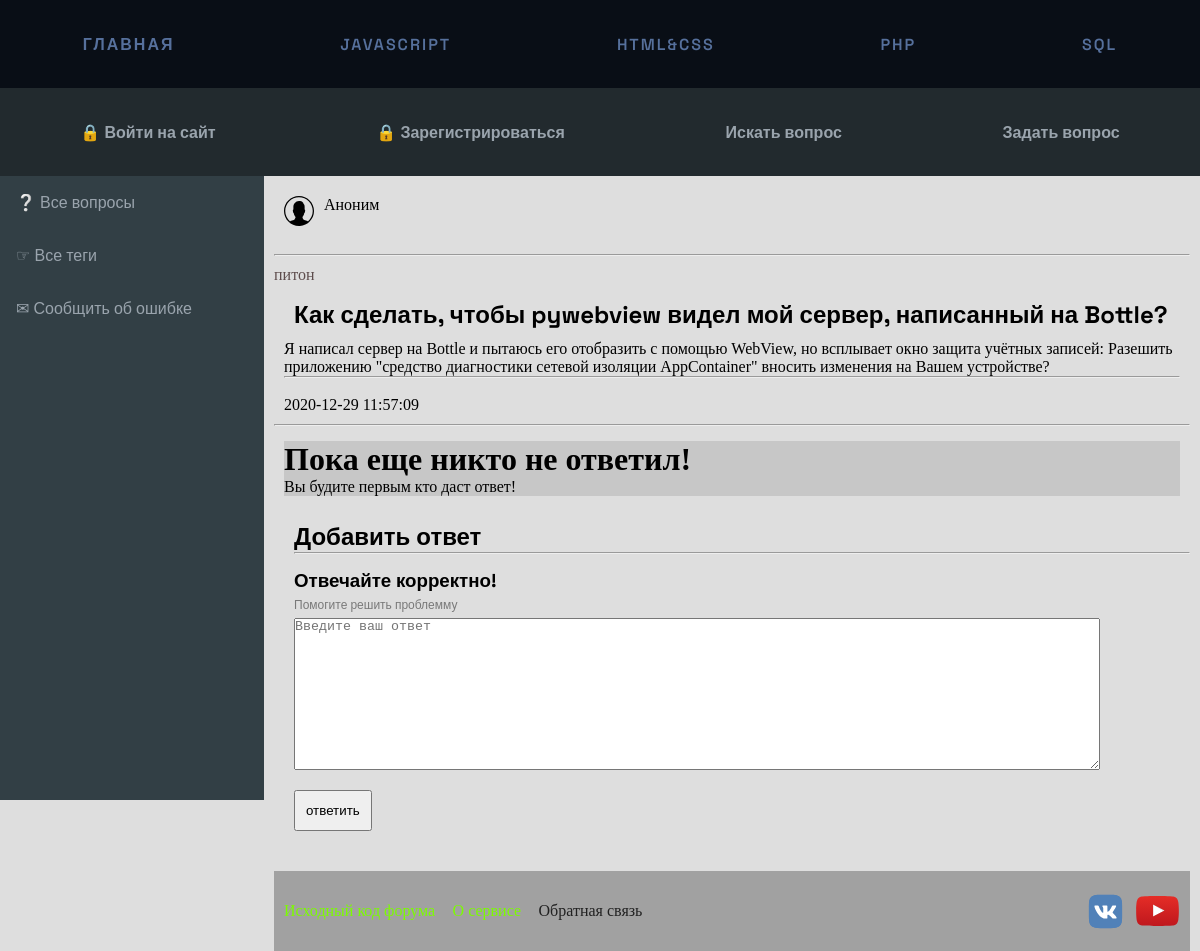
Page /singleQuestion/id?id=21 on the committed database.
### tables this page shows
CREATE TABLE `questions`
(
    `id`             int(11) NOT NULL,
    `user_id`        int(11) NOT NULL,
    `title`          varchar(255) NOT NULL,
    `tags`           text         NOT NULL,
    `body`           text         NOT NULL,
    `date_of_create` datetime     NOT NULL
);

### config/routes.php (called while the page is built)
<?php
return array(
    'securiry/RegUser'=> 'security/RegisterUser',
    'securiry/AuthUser'=> 'security/AuthenticationUser',
    'security/EditProfileFirstName'=> 'editprofile/UpdateUserFirstName',
    'security/EditProfileLastName'=> 'editprofile/UpdateUserLastName',
    'security/EditProfileAbout'=> 'editprofile/UpdateUserAbout',
    'security/EditProfileEmail'=> 'editprofile/UpdateUserEmail',
    'questions/AddNewQuestion'=> 'Questions/AddNewQuestion',
    'questions/AddNewAnswer'=> 'Questions/AddNewAnswer',
    'security/logout'=> 'security/Logout',
    'security/login' => 'security/SignIn',
    'security/reg' => 'security/SignUp',
    'security/profile' => 'security/Profile',
    'security/remind' => 'security/Remind',
    'questions/ask' => 'questions/Ask',
    'singleQuestion/id?' => 'questions/QuestionById',
    'navigation/tags' => 'navigation/Tags',
    'navigation/feedback' => 'navigation/Feedback',
    '' => 'navigation/Main',
);

### components/Renderer.php (called while the page is built, shortened)
<?php
class Renderer
{
    private $templates_dir = 'views';
    private $root_template = '';
    public function setTemplatesDir($dir)
    {
        $dir = ROOT . '/' . $dir;
        if (is_dir($dir)) {
            $this->templates_dir = $dir;
        } else {
            echo 'Templates dir does not exists! Exiting.';
            exit;
        }
    }
    public function loadTemplate($template, $data = array())
    {
        $result = $data;
        include $this->templates_dir . '/' . $template . '.php';
    }
    public function renderTemplate($data = array(), $name = '')
    {
        $rtp = !empty($name) ? $name : $this->root_template;
        $this->loadTemplate($rtp, $data);
    }
}

### components/Controller.php (called while the page is built, shortened)
<?php
class Controller
{
    protected $renderer = null;
    public function __construct($cname)
    {
        $this->renderer = new Renderer();
    }
    public function renderView($data = array(), $name = '')
    {
        $this->renderer->setTemplatesDir('views');
        $this->renderer->renderTemplate($data, $name);
    }
}

### controllers/QuestionsController.php (called while the page is built, shortened)
<?php
class QuestionsController extends Controller
{
    public function actionQuestionById()
    {
        if (isset($_GET['id'])) {
            $select = array(
                'where' => 'id=' . $_GET['id']
            );
            $question = new  Model_Questions($select);
            $getquestion = $question->getOneRow();
            $select = array(
                'where' => 'id =' . $getquestion['user_id']
            );
            $user = new Model_Users($select);
            $usersInfo = $user->getOneRow();
            if ($usersInfo === null) {
                $getquestion['FirstAndLastName'] = 'Аноним';
            }
            else {
                $getquestion['FirstAndLastName'] = $usersInfo['first_name'] . " " . $usersInfo['last_name'];
            }
            $result_answers = array();
            $getquestion['Answers'] = $result_answers;
        }
        $this->renderView($getquestion, 'pages/questions/singleQuestion');
        return $this;
    }
}

### index.php (called while the page is built, shortened)
<?php session_start();
require_once(ROOT . '/components/Router.php');
require_once(ROOT . '/components/Renderer.php');
require_once(ROOT . '/components/Controller.php');
$router = new Router();
$router->run();

### models/Model_Base.php (called while the page is built, shortened)
<?php
abstract class Model_Base
{
    protected $db;
    private $dataResult;
    public function __construct($select = false)
    {
        global $connect;
        $this->db = $connect;
        $modelName = get_class($this);
        $arrExp = explode('_', $modelName);
        $tableName = strtolower($arrExp[1]);
        $this->table = $tableName;
        $sql = $this->_getSelect($select);
        if ($sql) $this->_getResult("SELECT * FROM $this->table" . $sql);
    }
    private function _getSelect($select)
    {
        if (is_array($select)) {
            $allQuery = array_keys($select);
            array_walk($allQuery, function (&$val) {
                $val = strtoupper($val);
            });
            $querySql = "";
            if (in_array("WHERE", $allQuery)) {
                foreach ($select as $key => $val) {
                    if (strtoupper($key) == "WHERE") {
                        $querySql .= " WHERE " . $val;
                    }
                }
            }
            return $querySql;
        }
        return false;
    }
    private function _getResult($sql)
    {
        try {
            $db = $this->db;
            $stmt = $db->query($sql);
            $this->dataResult = $stmt;
        } catch (PDOException $e) {
            echo $e->getMessage();
            exit;
        }
        return $this->dataResult;
    }
}

### views/pages/questions/singleQuestion.php (the view, shortened to what this page needs)
<?php if (!isset($styles)) {
    ob_start(); ?>
    <link rel="stylesheet" href="/php-forum/publicrum/public/css/question__page.css" type="text/css">
    <?php $styles = ob_get_clean();
} ?>
<?php if (!isset($content)) {
    ob_start(); ?>
    <div>
        <? if (!isset($result)) { ?>
            <div class="block">
                <h1>Ошибка!</h1>
            </div>
        <? } else { ?>
            <div class="user-info">
                <div class="mini-icon"></div>
                <div class="user-name"><a href=""><? echo $result['FirstAndLastName'] ?></a></div>
            </div>
            <br>
            <hr>
            <div class="ask-tags">
                <? echo $result['tags'] ?>
            </div>
            <div class="title">
                <h2><? echo $result['title'] ?></h2>
            </div>
            <div class="ask-description">
                <p>
                    <? echo $result['body'] ?>
                </p>
                <hr>
                <br>
                <p><? echo $result['date_of_create'] ?></p>
            </div>
            <hr>
            <div class="comments">
                <? if (!isset($result['Answers'][0]['id'])) { ?>
                    <div class="comment-block">
                        <div class="comment-header">
                            <h1>Пока еще никто не ответил!</h1>
                        </div>
                        <div class="comment-description">
                            Вы будите первым кто даст ответ!
                        </div>
                    </div>
                <? } ?>
            </div>
            <form class="contact_form" id="Form_answer">
                <div class="ask">
                    <div class="title">
                        <h2>Добавить ответ</h2>
                        <hr>
                    </div>
                    <div class="title">
                        <h3>Отвечайте корректно!</h3>
                        <p>Помогите решить проблемму</p>
                        <textarea name="text" id="question_description" cols="130" rows="10" maxlength="600"
                                  placeholder="Введите ваш ответ" required></textarea>
                    </div>
                    <input type="submit" class="btn" value="ответить">
                </div>
            </form>
        <? } ?>
    </div>
    <?php $content = ob_get_clean();
} ?>
<?php require 'views/include/pages_template.php'; ?>

### components/Router.php (shortened to what this page needs)
<?php
class Router
{
    private $routes;
    public function __construct()
    {
        $routesPath = ROOT . '/config/routes.php';
        $this->routes = include($routesPath);
    }
    private function getURI()
    {
        if (!empty($_SERVER['REQUEST_URI'])) {
            return trim($_SERVER['REQUEST_URI'], '/');
        }
    }
    public function run()
    {
        $uri = $this->getURI();
        foreach ($this->routes as $uriPattern => $path) {
            if (preg_match("~$uriPattern~", $uri)) {
                $regiments = explode('/', $path);
                $cname = array_shift($regiments);
                $actionName = 'action' . ucfirst(array_shift($regiments));
                $controllerObject = new $controllerName($cname);
                $result = $controllerObject->$actionName();
                if ($result != null) {
                    break;
                }
            }
        }
    }
}

### views/include/header.php
<div class="header-wrapper">
    <nav class="menu">
        <ul class="menu__list">
            <li>
                <a href="/" class="menu__link">Главная</a>
            </li>
            <li>
                <a href="../../index.php" class="menu__link">Javascript</a>
            </li>
            <li>
                <a href="../../index.php" class="menu__link">HTML&CSS</a>
            </li>
            <li>
                <a href="../../index.php" class="menu__link">PHP</a>
            </li>
            <li>
                <a href="../../index.php" class="menu__link">SQL</a>
            </li>
        </ul>
    </nav>
    <div class="container">
        <? if (!isset($_SESSION['id'])) { ?>
            <div class="sub-menu">
                <a href="/security/login" id="sign-in"> &#128274; Войти на сайт</a>
            </div>
            <div class="sub-menu">
                <a href="/security/reg" id="sign-up"> &#128274; Зарегистрироваться</a>
            </div>
        <? } ?>
        <div class="sub-menu">
            <a href="/questions/find" id="find">Искать вопрос</a>
        </div>
        <div class="sub-menu">
            <a href="/questions/ask" id="answer">Задать вопрос </a>
        </div>
    </div>
</div>

### views/include/sidebar.php (shortened to what this page needs)
<div class="sidebar">
    <a href="/">&#10068; Все вопросы</a>
    <a href="/navigation/tags">&#9758; Все теги</a>
    <a href="/navigation/feedback">&#9993; Сообщить об ошибке</a>
</div>

### views/include/footer.php
<div class="wrapper-footer">
    <div class="footer-links">
        <ul class="links-foo">
            <li>
                <a style="color: lawngreen" target="_blank" href="https://github.com/php1995/php-forum"> Исходный код
                    форума</a>
            </li>
            <li>
                <a style="color: lawngreen" href="https://github.com/php1995/php-forum#readme" target="_blank">О
                    сервисе</a>
            </li>
            <li>
                <a href="/navigation/feedback">Обратная связь</a>
            </li>
        </ul>
    </div>
    <div>
        <div class="footer-icons">
            <div class="icon-vk">
                <a href="https://vk.com/id1" target="_blank"></a>
            </div>
            <div class="icon-youtube">
                <a href="https://youtube.com" target="_blank"></a>
            </div>
        </div>
    </div>
</div>

### public/css/menu_and_content.css (style rules this page uses)
* { margin: 0; padding: 0; box-sizing: border-box; }
body, html { height: 100%; width: 100%; background-color: #dedede; }
.sidebar { display: block; position: sticky; top: 22vh; left: 0; grid-area: sidebar; margin: 0; padding: 0; width: 22vw; background-color: #1F2123; height: 100vh; overflow: hidden; font-family: 'Space Grotesk', sans-serif; }
.sidebar a { display: block; position: relative; color: #9aa4ad; padding: 16px; text-decoration: none; transition: 1.0s ease; }

### public/css/header.css (style rules this page uses)
* { margin: 0; padding: 0; box-sizing: border-box; }
a { text-decoration: none; }
.header-wrapper { display: sticky; height: 22vh; width: 100%; }
.menu li { list-style: none; }
.menu__link { text-transform: uppercase; font-weight: 600; }
.menu { display: flex; align-items: center; justify-content: center; background-color: #090E16; color: #fff; height: 11vh; }
.menu__list { display: -webkit-box; display: -ms-flexbox; width: 100%; display: flex; flex-direction: row; -ms-flex-pack: distribute; justify-content: space-around; transition: all 1.0s ease; }
.menu__list > li { position: relative; }
.menu li > a { font-family: 'Space Grotesk', sans-serif; letter-spacing: 2px; color: #56709c; text-decoration: none; transition: all 0.5s ease; -ms-transition: all 0.5s ease; -o-transition: all 0.5s ease; -moz-transition: all 0.5s ease; -webkit-transition: all 0.5s ease; background-position: 0% }
.container { font-family: 'Space Grotesk', sans-serif; display: flex; flex-direction: row; box-sizing: content-box; justify-content: space-around; align-items: center; background-color: #222A2E; height: 11vh; }
.container a { color: #9aa4ad; font-weight: 600; padding: 15px; transition: 0.6s ease; }

### public/css/sidebar.css (style rules this page uses)
.sidebar { display: block; width: 22vw; background-color: #323f45; height: 78vh; overflow: hidden; font-family: 'Space Grotesk', sans-serif; grid-area: sidebar; }
.sidebar a { display: block; position: relative; color: #9aa4ad; padding: 16px; text-decoration: none; transition: 0.5s all ease; border: none; left: 0px; }

### public/css/content.css (style rules this page uses)
* { margin: 0; padding: 0; box-sizing: border-box; }

### public/css/footer.css (style rules this page uses)
* { margin: 0; padding: 0; }
.wrapper-footer { margin-top: 40px; display: flex; flex-direction: row; justify-content: space-between; align-items: center; position: relative; width: 100%; height: 10vh; background-color: #a1a1a1; padding-left: 10px; padding-right: 10px; }
.footer-links { display: block; width: 40%; }
.links-foo { display: flex; width: 100%; justify-content: space-between; list-style-type: none; }
.links-foo li a { color: #212121; }
.footer-icons { display: flex; flex-direction: row; justify-content: space-around; align-items: center; width: auto; height: auto; }
.icon-vk { background-image: url(../images/vk-1.svg); background-repeat: no-repeat; background-size: contain; width: 35px; height: 35px; margin-right: 12px; }
.icon-vk a { display: block; height: 100%; }
.icon-youtube { background-image: url(../images/youtube.svg); background-repeat: no-repeat; background-size: contain; background-position: center; width: 45px; height: 30px; }
.icon-youtube a { display: block; height: 100%; }

### public/css/ask.css (style rules this page uses)
* { margin: 0; padding: 0; }
.ask { margin: 0 auto; max-width: 1100px; flex-direction: column; }
.title,.btn { margin-left: 20px; font-family: 'Space Grotesk', sans-serif; }
textarea { width: 90%; }
.title h2, .title h3 { padding-top: 15px; }
.title p { padding-top:5px; padding-bottom: 5px; color: rgb(121, 121, 121); font-size: 12px; }
.btn { margin-top: 15px; padding: 10px; }

### public/css/profile.css (style rules this page uses)
* { margin: 0; padding: 0; box-sizing: border-box; }
* { user-select: none; -webkit-tap-highlight-color:transparent; }

### public/css/question__page.css (style rules this page uses)
* { margin: 0; padding: 0; }
.mini-icon { display: flex; align-items: center; justify-content: center; background-image: url(../images/user-profile-svgrepo-com.svg); height: 30px; width: 30px; background-repeat: no-repeat; }
.user-info { display: flex; padding-left: 10px; padding-top: 10px; padding-bottom: 10px; }
.user-name { padding-left: 10px; }
.ask-tags { padding-top: 10px; display: flex; color: rgb(94, 77, 77); }
.ask-description, .comment-block { margin: 10px; }
.comments { margin-top: 15px; }
.comment-header { display: flex; align-items: center; justify-content: flex-start; }
.comment-block { background-color: rgba(163, 163, 163, 0.39); max-width: 900px; }

### rows in the picture
questions: tags "питон", title "Как сделать, чтобы pywebview видел мой сервер, написанный на Bottle?", body "Я написал сервер на Bottle и пытаюсь его отобразить с помощью WebView, но всплывает окно защита учётных записей: Разешить приложению \"средство диагностики сетевой изоляции AppContainer\" вносить изменения на Вашем устройстве?", date_of_create "2020-12-29 11:57:09"
